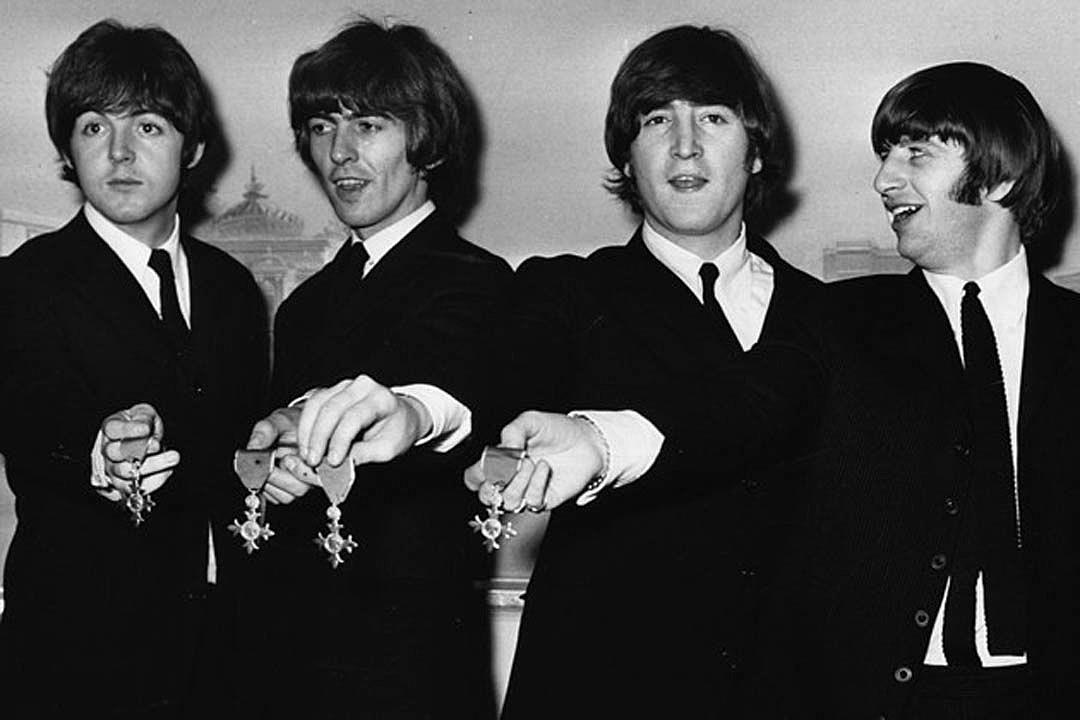
#> input picture images/source/beatles.jpg, 1080 x 720 px, found by its file name
$ python -i StringArtWeaver.py   (imports and definitions only)
#> lines starting #> are read from the running program, lines starting #| are printed output that depends on the picture
from PIL import Image, ImageDraw, ImageEnhance
from fractions import Fraction
import pickle
import numpy as np

class pathCreator:
	def __init__(self, imagePath, numNails=200, maxLines=1500, stringOpacity=35, skipNeighbors=15, shape="circle", showImages=True):
		self.contrast_factor = 1.25

		self.numNails = numNails
		self.totalLines = maxLines
		self.opacity = max(min(stringOpacity, 255), 1)
		self.skipNeighbors = skipNeighbors
		self.shape = shape
		self.imageName = imagePath
		self.showImages = showImages

		self.loadImage()
		self.createEdges()


	def loadImage(self):
		if self.shape == "rectangle":
			self.im = Image.open("images/source/"+self.imageName).convert("L")
			self.pix = self.im.load()
		elif self.shape == "circle":
			img = Image.open("images/source/"+self.imageName).convert("L")
#> img is the input picture: PIL image 1080x720 L; min 0, max 255, mean 68.9

			contrast = ImageEnhance.Contrast(img)
			img = contrast.enhance(self.contrast_factor)
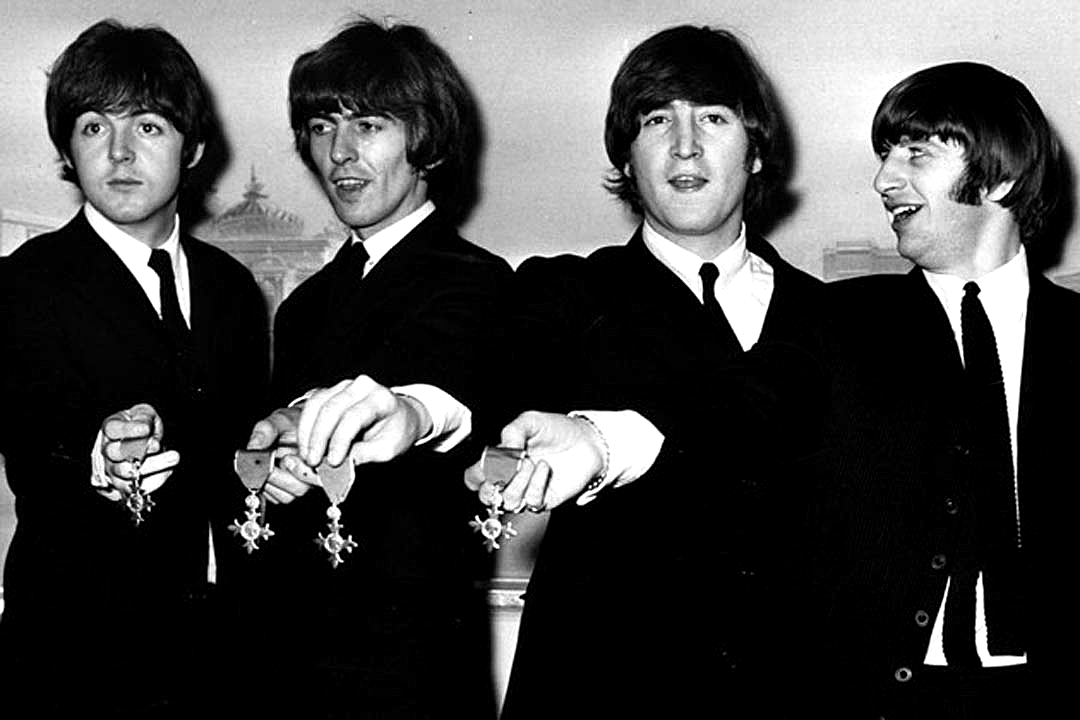
#> img: PIL image 1080x720 L; min 0, max 255, mean 68.8

			w,h = img.size
#> w = 1080; h = 720
			s = min(w,h)
#> s = 720
			img = img.crop((w//2-s//2, h//2-s//2, w//2+s//2, h//2+s//2)) # crop to square centered on middle of image
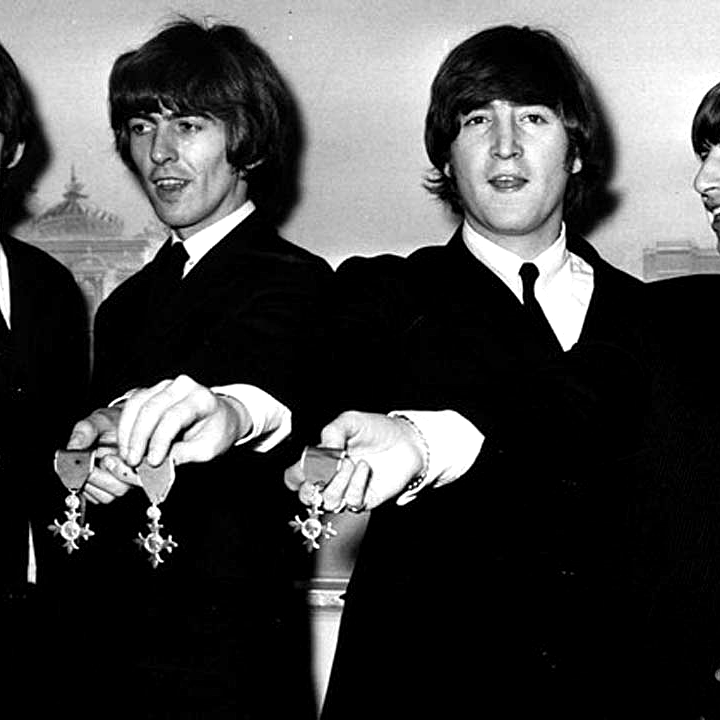
#> img: PIL image 720x720 L; min 0, max 255, mean 71.2

			white_img = Image.new('L', (s,s), 255)
#> white_img: PIL image 720x720 L; every value is 255
			mask_img = Image.new('L',[s,s] ,0)
#> mask_img: PIL image 720x720 L; every value is 0
			draw = ImageDraw.Draw(mask_img)
			draw.pieslice([(0,0),(s,s)],0,360,fill=255)

			# creating final image
			self.im = Image.composite(img,white_img,mask_img)
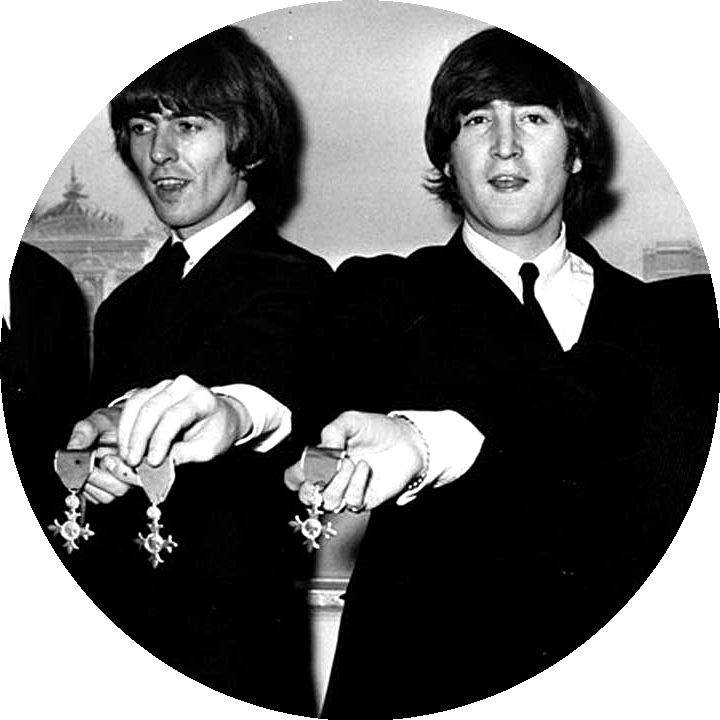
#> self.im: PIL image 720x720 L; min 0, max 255, mean 107.2
			self.pix = self.im.load()

			if self.showImages:
				self.im.show()


	def createEdges(self):
		if self.shape == "rectangle":
			imageSize = (self.im.size[0]-1,self.im.size[1]-1)
			numNailsX = round(self.numNails*(imageSize[0]/(imageSize[0]+imageSize[1]))/2)
			numNailsY = round(self.numNails*(1 - imageSize[0]/(imageSize[0]+imageSize[1]))/2)
			spacing = imageSize[0]/numNailsX, imageSize[1]/numNailsY
			self.edges = [(round(spacing[0]*i),0) for i in range(numNailsX)]
			self.edges += [(imageSize[0],round(spacing[1]*i)) for i in range(numNailsY)]
			self.edges += [(round(imageSize[0]-spacing[0]*i),imageSize[1]) for i in range(numNailsX)]
			self.edges += [(0,round(imageSize[1]-spacing[1]*i)) for i in range(numNailsY)]
			self.distances = {(p1,p2):self.distance(p1,p2) for p1 in self.edges for p2 in self.edges}

		elif self.shape == "circle":
			edgeX0, edgeY0 = self.im.size[0]/2, self.im.size[1]/2
#> edgeX0 = 360; edgeY0 = 360
			xComponentFactor = lambda index: np.cos(index / self.numNails * 2 * np.pi)
			yComponentFactor = lambda index: np.sin(index / self.numNails * 2 * np.pi)
			self.edges = []
			for i in range(self.numNails):
				self.edges.append((round(edgeX0 + (edgeX0 - 1) * xComponentFactor(i)), round(edgeY0 + (edgeY0 - 1) * yComponentFactor(i))))
			self.distances = {(p1,p2):self.distance(p1,p2) for p1 in self.edges for p2 in self.edges}

	# [80 lines left out: functions getNext, drawNext, generate, savePath, not called in this run]
	def distance(self,pt1,pt2):
		return ((pt1[0]-pt2[0])**2 + (pt1[1]-pt2[1])**2 )**0.5
	def getStep(self,currPt,nextPt,size):
		return((nextPt[0]-currPt[0])/size,(nextPt[1]-currPt[1])/size)
	def addPoint(self,pt1,pt2):
		return (pt1[0]+pt2[0],pt1[1]+pt2[1])
class loadedPath:
	# [44 lines left out: functions __init__, drawImage, showPath, not called in this run]


>>> result = pathCreator('images/source/beatles.jpg').loadImage()
